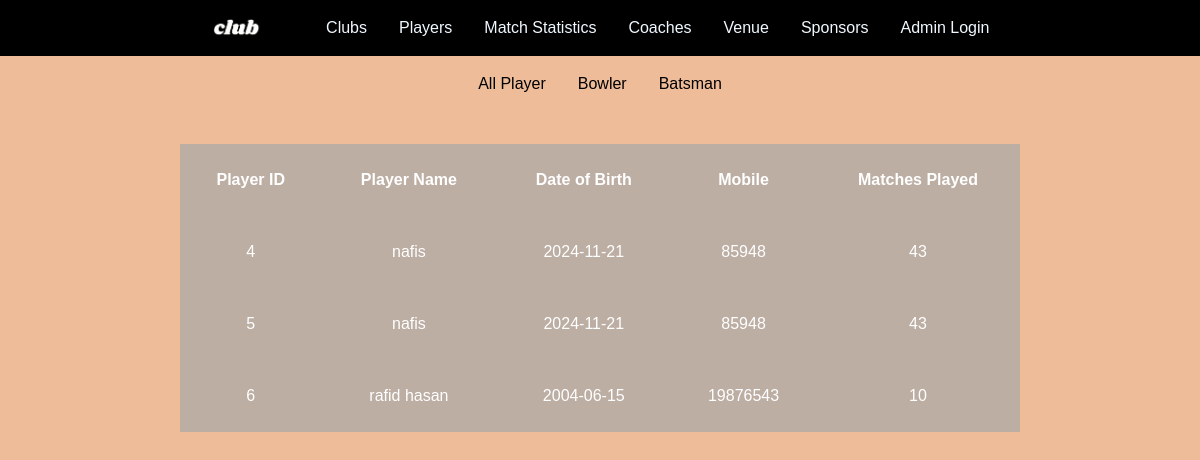
Page /player.php on the committed database.
### tables this page shows
CREATE TABLE `player_statistics` (
  `stat_id` int(11) NOT NULL,
  `player_id` int(11) DEFAULT NULL,
  `matches_played` int(11) DEFAULT NULL,
  `avg_run` int(11) DEFAULT NULL,
  `avg_wicket` int(11) DEFAULT NULL,
  `strike_rate` int(11) DEFAULT NULL
);

CREATE TABLE `player` (
  `player_id` int(11) NOT NULL,
  `player_name` varchar(25) DEFAULT NULL,
  `DOB` date DEFAULT NULL,
  `mobile` int(11) DEFAULT NULL,
  `match_id` int(11) DEFAULT NULL
);

### player.php (the view, shortened to what this page needs)
<?php
include("database.php");
?>
<!DOCTYPE html>
<html lang="en">
<head>
    <link href="https://cdn.jsdelivr.net/npm/bootstrap@5.0.2/dist/css/bootstrap.min.css" rel="stylesheet">
    <link rel="stylesheet" href="style.css">
</head>
<body class="background">
    <div class="navbar">
    <img src="image/logo.png" alt="" srcset="" style="height: 3vh; margin-right:2rem;" href="index.php">
    <a href="club.php"><li>Clubs</li></a>
    <a href="player.php"><li>Players</li></a>
    <a href="mstatistics.php"><li>Match Statistics</li></a>
<a href="coach.php"><li>Coaches</li></a>
    <a href="venue.php"><li>Venue</li></a>
    <a href="sponsor.php"><li>Sponsors</li></a>
    <a href="login.php"><li>Admin Login</li></a>
</div>
<div class="subnav">
    <a href="player.php"><li>All Player</li></a>
    <a href="bowler.php"><li>Bowler</li></a>
    <a href="batsman.php"><li>Batsman</li></a>
</div>
 <div class="tab">
 <?php
 echo "<table class='tabl' style='border-collapse: collapse; width: 70%;'>";
 echo "<thead>
         <tr>
             <th>Player ID</th>
             <th>Player Name</th>
             <th>Date of Birth</th>
             <th>Mobile</th>
             <th>Matches Played</th>
         </tr>
       </thead>";
 echo "<tbody>";
     $sql='SELECT * FROM player,player_statistics WHERE player.player_id=player_statistics.player_id';
    $result=mysqli_query($conn,$sql);
    if(mysqli_num_rows($result)>0){
        while($row=mysqli_fetch_assoc($result)){
            echo "<tr>";
            echo "<td>" .$row["player_id"] . "</td>";
            echo "<td>" .$row["player_name"] . "</td>";
            echo "<td>" .$row["DOB"] . "</td>";
            echo "<td>" .$row["mobile"] . "</td>";
            echo "<td>" . $row['matches_played'] . "</td>";
            echo "</tr>";
        };
    }
    echo "</tbody>";
    echo"</table>";
 ?>
 </div>
</body>
</html>

### style.css (style rules this page uses)
* { padding: 0; margin: 0; box-sizing: border-box; }
body { font-family: Cambria, sans-serif; }
.navbar { display: flex; list-style: none; gap: 2rem; justify-content: center; background-color: black; padding: 1rem; align-items: center; }
.navbar a { text-decoration: none; color: aliceblue; }
.subnav { display: flex; list-style: none; gap: 2rem; justify-content: center; padding: 1rem; align-items: center; }
.subnav a { text-decoration: none; color: black; }
.background { background-color:#efbc9a ; }
.tab { display: flex; justify-content: center; margin-top: 2rem; }
.tabl { text-align: center; color: #fff; }
.tabl td,th { background-color: #a8a8a8b3; padding: 1.5rem; border-bottom:1rem; }
.tabl tr { border: .4rem; }

### rows in the picture
player_statistics: player "4", player.player_name "nafis", player.DOB "2024-11-21", player.mobile "85948", matches_played "43"
player_statistics: player "5", player.player_name "nafis", player.DOB "2024-11-21", player.mobile "85948", matches_played "43"
player_statistics: player "6", player.player_name "rafid hasan", player.DOB "2004-06-15", player.mobile "19876543", matches_played "10"
